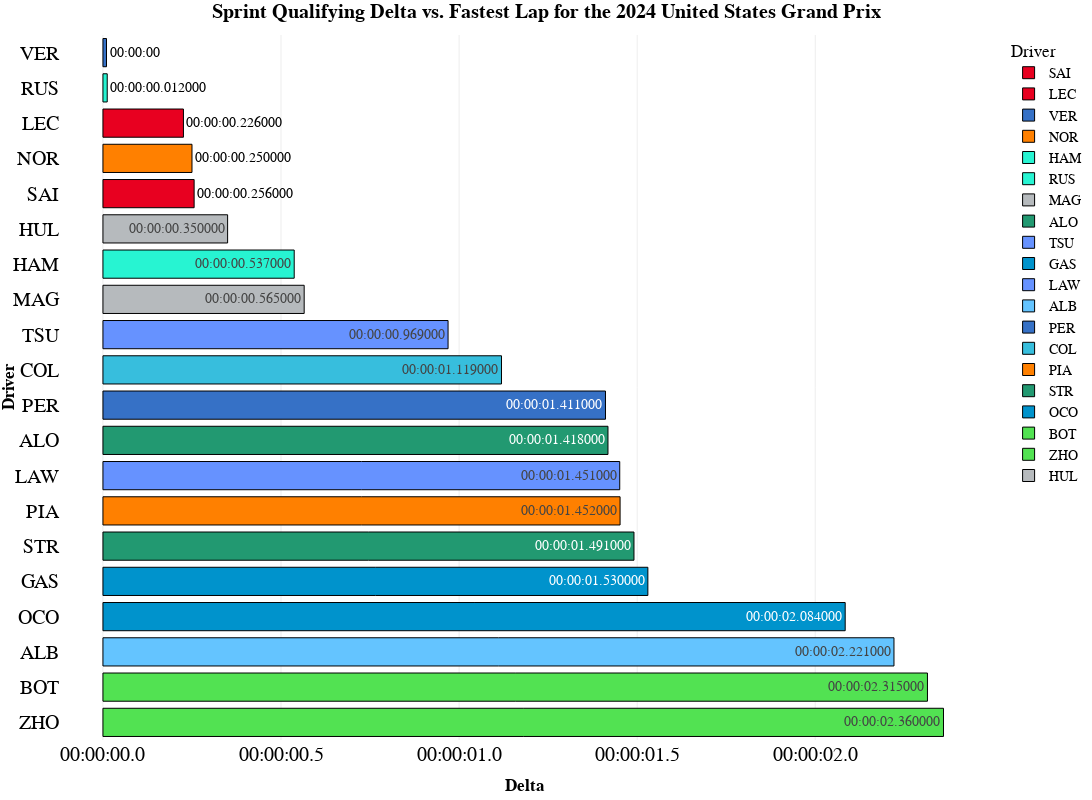

The notebook cell saved with this chart:
### Code cell
fig=px.bar(
    track_fastest,
    y="Driver",
    x='LapTimeDelta',
    text='LapTimeDelta2',
    orientation='h',
    color='Driver',
    template="presentation",
    hover_data=['Team', 'Year', 'GP','LapTime', 'LapNumber','Sector1Time', 'Sector2Time', 'Sector3Time',
       'Compound', 'TyreLife', 'FreshTyre'],
    title="<b>Sprint Qualifying Delta vs. Fastest Lap for the {} {}</b>".format(year,gp),
    height=800, 
    width=1200,

color_discrete_map={
                 "ALB": "#64C4FF",
                 "ALO": "#229971",
                 "BOT": "#52e252",
                 "COL": "#37BEDD",
                 "GAS": "#0093cc",
                 "HAM": "#27F4D2",
                 "HUL": "#B6BABD",
                 "LAW": "#6692FF",
                 "LEC": "#E80020",
                 "MAG": "#B6BABD",
                 "NOR": "#FF8000",
                 "OCO": "#0093cc",
                 "PER": "#3671C6",
                 "PIA": "#FF8000",
                 "RIC": "#6692FF",
                 "RUS": "#27F4D2",
                 "SAI": "#E80020",
                 "SAR": "#37BEDD",
                 "STR": "#229971",
                 "TSU": "#6692FF",
                 "VER": "#3671C6",
                 "ZHO": "#52e252"
                 }
)
fig.update_layout(
    yaxis = dict(tickfont = dict(size=20)),
    xaxis = dict(tickfont = dict(size=20)),

    xaxis_title="<b>Delta</b>",
    yaxis_title="<b>Driver</b>",
    title_font_family="<b>PT Sans Narrow</b>",

)

fig.update_layout(xaxis_tickformat='%H:%M:%S.%f')

fig.update_traces(marker_line_width=1,marker_line_color="BLACK")

fig.update_layout(yaxis={'categoryorder':'total descending'})

fig.update_traces(textposition='auto')

fig.update_layout(
    title_x=0.5,
    hoverlabel=dict(
        bgcolor="white",
        font_size=16,
        font_family="PT Sans Narrow"
    ),
    yaxis = dict(tickfont = dict(size=20)),
    xaxis = dict(tickfont = dict(size=20)),
    font=dict(
        family="PT Sans Narrow",
        size=14,
        color="Black"
    ),
    title_font_family="PT Sans Narrow",
    margin=dict(l=60, r=5, t=35, b=60),
)
fig.show()

### Figure 1 — Plotly figure (JSON) as saved in the notebook; plotly's stock layout.template omitted (floating-point values rounded to 4 significant figures)
{"data": [{"alignmentgroup": "True", "customdata": [["Ferrari", 2024, "United States Grand Prix", "0 days 00:01:33.089000", 11, "0 days 00:00:25.189000", "0 days 00:00:37.340000", "0 days 00:00:30.560000", "SOFT", 2, "True"]], "hovertemplate": "Driver=%{y}<br>LapTimeDelta=%{x}<br>LapTimeDelta2=%{text}<br>Team=%{customdata[0]}<br>Year=%{customdata[1]}<br>GP=%{customdata[2]}<br>LapTime=%{customdata[3]}<br>LapNumber=%{customdata[4]}<br>Sector1Time=%{customdata[5]}<br>Sector2Time=%{customdata[6]}<br>Sector3Time=%{customdata[7]}<br>Compound=%{customdata[8]}<br>TyreLife=%{customdata[9]}<br>FreshTyre=%{customdata[10]}<extra></extra>", "legendgroup": "SAI", "marker": {"color": "#E80020", "line": {"color": "BLACK", "width": 1}, "pattern": {"shape": ""}}, "name": "SAI", "offsetgroup": "SAI", "orientation": "h", "showlegend": true, "text": ["00:00:00.256000"], "textposition": "auto", "type": "bar", "x": ["1970-01-01T00:00:00.256000"], "xaxis": "x", "y": ["SAI"], "yaxis": "y"}, {"alignmentgroup": "True", "customdata": [["Ferrari", 2024, "United States Grand Prix", "0 days 00:01:33.059000", 11, "0 days 00:00:25.288000", "0 days 00:00:37.287000", "0 days 00:00:30.484000", "SOFT", 2, "True"]], "hovertemplate": "Driver=%{y}<br>LapTimeDelta=%{x}<br>LapTimeDelta2=%{text}<br>Team=%{customdata[0]}<br>Year=%{customdata[1]}<br>GP=%{customdata[2]}<br>LapTime=%{customdata[3]}<br>LapNumber=%{customdata[4]}<br>Sector1Time=%{customdata[5]}<br>Sector2Time=%{customdata[6]}<br>Sector3Time=%{customdata[7]}<br>Compound=%{customdata[8]}<br>TyreLife=%{customdata[9]}<br>FreshTyre=%{customdata[10]}<extra></extra>", "legendgroup": "LEC", "marker": {"color": "#E80020", "line": {"color": "BLACK", "width": 1}, "pattern": {"shape": ""}}, "name": "LEC", "offsetgroup": "LEC", "orientation": "h", "showlegend": true, "text": ["00:00:00.226000"], "textposition": "auto", "type": "bar", "x": ["1970-01-01T00:00:00.226000"], "xaxis": "x", "y": ["LEC"], "yaxis": "y"}, {"alignmentgroup": "True", "customdata": [["Red Bull Racing", 2024, "United States Grand Prix", "0 days 00:01:32.833000", 11, "0 days 00:00:25.001000", "0 days 00:00:37.309000", "0 days 00:00:30.523000", "SOFT", 2, "True"]], "hovertemplate": "Driver=%{y}<br>LapTimeDelta=%{x}<br>LapTimeDelta2=%{text}<br>Team=%{customdata[0]}<br>Year=%{customdata[1]}<br>GP=%{customdata[2]}<br>LapTime=%{customdata[3]}<br>LapNumber=%{customdata[4]}<br>Sector1Time=%{customdata[5]}<br>Sector2Time=%{customdata[6]}<br>Sector3Time=%{customdata[7]}<br>Compound=%{customdata[8]}<br>TyreLife=%{customdata[9]}<br>FreshTyre=%{customdata[10]}<extra></extra>", "legendgroup": "VER", "marker": {"color": "#3671C6", "line": {"color": "BLACK", "width": 1}, "pattern": {"shape": ""}}, "name": "VER", "offsetgroup": "VER", "orientation": "h", "showlegend": true, "text": ["00:00:00"], "textposition": "auto", "type": "bar", "x": ["1970-01-01T00:00:00.010000"], "xaxis": "x", "y": ["VER"], "yaxis": "y"}, {"alignmentgroup": "True", "customdata": [["McLaren", 2024, "United States Grand Prix", "0 days 00:01:33.083000", 13, "0 days 00:00:25.177000", "0 days 00:00:37.173000", "0 days 00:00:30.733000", "SOFT", 2, "True"]], "hovertemplate": "Driver=%{y}<br>LapTimeDelta=%{x}<br>LapTimeDelta2=%{text}<br>Team=%{customdata[0]}<br>Year=%{customdata[1]}<br>GP=%{customdata[2]}<br>LapTime=%{customdata[3]}<br>LapNumber=%{customdata[4]}<br>Sector1Time=%{customdata[5]}<br>Sector2Time=%{customdata[6]}<br>Sector3Time=%{customdata[7]}<br>Compound=%{customdata[8]}<br>TyreLife=%{customdata[9]}<br>FreshTyre=%{customdata[10]}<extra></extra>", "legendgroup": "NOR", "marker": {"color": "#FF8000", "line": {"color": "BLACK", "width": 1}, "pattern": {"shape": ""}}, "name": "NOR", "offsetgroup": "NOR", "orientation": "h", "showlegend": true, "text": ["00:00:00.250000"], "textposition": "auto", "type": "bar", "x": ["1970-01-01T00:00:00.250000"], "xaxis": "x", "y": ["NOR"], "yaxis": "y"}, {"alignmentgroup": "True", "customdata": [["Mercedes", 2024, "United States Grand Prix", "0 days 00:01:33.370000", 7, "0 days 00:00:25.111000", "0 days 00:00:37.398000", "0 days 00:00:30.861000", "MEDIUM", 2, "True"]], "hovertemplate": "Driver=%{y}<br>LapTimeDelta=%{x}<br>LapTimeDelta2=%{text}<br>Team=%{customdata[0]}<br>Year=%{customdata[1]}<br>GP=%{customdata[2]}<br>LapTime=%{customdata[3]}<br>LapNumber=%{customdata[4]}<br>Sector1Time=%{customdata[5]}<br>Sector2Time=%{customdata[6]}<br>Sector3Time=%{customdata[7]}<br>Compound=%{customdata[8]}<br>TyreLife=%{customdata[9]}<br>FreshTyre=%{customdata[10]}<extra></extra>", "legendgroup": "HAM", "marker": {"color": "#27F4D2", "line": {"color": "BLACK", "width": 1}, "pattern": {"shape": ""}}, "name": "HAM", "offsetgroup": "HAM", "orientation": "h", "showlegend": true, "text": ["00:00:00.537000"], "textposition": "auto", "type": "bar", "x": ["1970-01-01T00:00:00.537000"], "xaxis": "x", "y": ["HAM"], "yaxis": "y"}, {"alignmentgroup": "True", "customdata": [["Mercedes", 2024, "United States Grand Prix", "0 days 00:01:32.845000", 13, "0 days 00:00:25.245000", "0 days 00:00:37.114000", "0 days 00:00:30.486000", "SOFT", 2, "True"]], "hovertemplate": "Driver=%{y}<br>LapTimeDelta=%{x}<br>LapTimeDelta2=%{text}<br>Team=%{customdata[0]}<br>Year=%{customdata[1]}<br>GP=%{customdata[2]}<br>LapTime=%{customdata[3]}<br>LapNumber=%{customdata[4]}<br>Sector1Time=%{customdata[5]}<br>Sector2Time=%{customdata[6]}<br>Sector3Time=%{customdata[7]}<br>Compound=%{customdata[8]}<br>TyreLife=%{customdata[9]}<br>FreshTyre=%{customdata[10]}<extra></extra>", "legendgroup": "RUS", "marker": {"color": "#27F4D2", "line": {"color": "BLACK", "width": 1}, "pattern": {"shape": ""}}, "name": "RUS", "offsetgroup": "RUS", "orientation": "h", "showlegend": true, "text": ["00:00:00.012000"], "textposition": "auto", "type": "bar", "x": ["1970-01-01T00:00:00.012000"], "xaxis": "x", "y": ["RUS"], "yaxis": "y"}, {"alignmentgroup": "True", "customdata": [["Haas F1 Team", 2024, "United States Grand Prix", "0 days 00:01:33.398000", 13, "0 days 00:00:25.366000", "0 days 00:00:37.457000", "0 days 00:00:30.575000", "SOFT", 2, "True"]], "hovertemplate": "Driver=%{y}<br>LapTimeDelta=%{x}<br>LapTimeDelta2=%{text}<br>Team=%{customdata[0]}<br>Year=%{customdata[1]}<br>GP=%{customdata[2]}<br>LapTime=%{customdata[3]}<br>LapNumber=%{customdata[4]}<br>Sector1Time=%{customdata[5]}<br>Sector2Time=%{customdata[6]}<br>Sector3Time=%{customdata[7]}<br>Compound=%{customdata[8]}<br>TyreLife=%{customdata[9]}<br>FreshTyre=%{customdata[10]}<extra></extra>", "legendgroup": "MAG", "marker": {"color": "#B6BABD", "line": {"color": "BLACK", "width": 1}, "pattern": {"shape": ""}}, "name": "MAG", "offsetgroup": "MAG", "orientation": "h", "showlegend": true, "text": ["00:00:00.565000"], "textposition": "auto", "type": "bar", "x": ["1970-01-01T00:00:00.565000"], "xaxis": "x", "y": ["MAG"], "yaxis": "y"}, {"alignmentgroup": "True", "customdata": [["Aston Martin", 2024, "United States Grand Prix", "0 days 00:01:34.251000", 8, "0 days 00:00:25.457000", "0 days 00:00:37.478000", "0 days 00:00:31.316000", "MEDIUM", 2, "True"]], "hovertemplate": "Driver=%{y}<br>LapTimeDelta=%{x}<br>LapTimeDelta2=%{text}<br>Team=%{customdata[0]}<br>Year=%{customdata[1]}<br>GP=%{customdata[2]}<br>LapTime=%{customdata[3]}<br>LapNumber=%{customdata[4]}<br>Sector1Time=%{customdata[5]}<br>Sector2Time=%{customdata[6]}<br>Sector3Time=%{customdata[7]}<br>Compound=%{customdata[8]}<br>TyreLife=%{customdata[9]}<br>FreshTyre=%{customdata[10]}<extra></extra>", "legendgroup": "ALO", "marker": {"color": "#229971", "line": {"color": "BLACK", "width": 1}, "pattern": {"shape": ""}}, "name": "ALO", "offsetgroup": "ALO", "orientation": "h", "showlegend": true, "text": ["00:00:01.418000"], "textposition": "auto", "type": "bar", "x": ["1970-01-01T00:00:01.418000"], "xaxis": "x", "y": ["ALO"], "yaxis": "y"}, {"alignmentgroup": "True", "customdata": [["RB", 2024, "United States Grand Prix", "0 days 00:01:33.802000", 11, "0 days 00:00:25.316000", "0 days 00:00:37.500000", "0 days 00:00:30.986000", "SOFT", 2, "True"]], "hovertemplate": "Driver=%{y}<br>LapTimeDelta=%{x}<br>LapTimeDelta2=%{text}<br>Team=%{customdata[0]}<br>Year=%{customdata[1]}<br>GP=%{customdata[2]}<br>LapTime=%{customdata[3]}<br>LapNumber=%{customdata[4]}<br>Sector1Time=%{customdata[5]}<br>Sector2Time=%{customdata[6]}<br>Sector3Time=%{customdata[7]}<br>Compound=%{customdata[8]}<br>TyreLife=%{customdata[9]}<br>FreshTyre=%{customdata[10]}<extra></extra>", "legendgroup": "TSU", "marker": {"color": "#6692FF", "line": {"color": "BLACK", "width": 1}, "pattern": {"shape": ""}}, "name": "TSU", "offsetgroup": "TSU", "orientation": "h", "showlegend": true, "text": ["00:00:00.969000"], "textposition": "auto", "type": "bar", "x": ["1970-01-01T00:00:00.969000"], "xaxis": "x", "y": ["TSU"], "yaxis": "y"}, {"alignmentgroup": "True", "customdata": [["Alpine", 2024, "United States Grand Prix", "0 days 00:01:34.363000", 8, "0 days 00:00:25.390000", "0 days 00:00:37.821000", "0 days 00:00:31.152000", "MEDIUM", 2, "True"]], "hovertemplate": "Driver=%{y}<br>LapTimeDelta=%{x}<br>LapTimeDelta2=%{text}<br>Team=%{customdata[0]}<br>Year=%{customdata[1]}<br>GP=%{customdata[2]}<br>LapTime=%{customdata[3]}<br>LapNumber=%{customdata[4]}<br>Sector1Time=%{customdata[5]}<br>Sector2Time=%{customdata[6]}<br>Sector3Time=%{customdata[7]}<br>Compound=%{customdata[8]}<br>TyreLife=%{customdata[9]}<br>FreshTyre=%{customdata[10]}<extra></extra>", "legendgroup": "GAS", "marker": {"color": "#0093cc", "line": {"color": "BLACK", "width": 1}, "pattern": {"shape": ""}}, "name": "GAS", "offsetgroup": "GAS", "orientation": "h", "showlegend": true, "text": ["00:00:01.530000"], "textposition": "auto", "type": "bar", "x": ["1970-01-01T00:00:01.530000"], "xaxis": "x", "y": ["GAS"], "yaxis": "y"}, {"alignmentgroup": "True", "customdata": [["RB", 2024, "United States Grand Prix", "0 days 00:01:34.284000", 8, "0 days 00:00:25.485000", "0 days 00:00:37.687000", "0 days 00:00:31.112000", "MEDIUM", 2, "True"]], "hovertemplate": "Driver=%{y}<br>LapTimeDelta=%{x}<br>LapTimeDelta2=%{text}<br>Team=%{customdata[0]}<br>Year=%{customdata[1]}<br>GP=%{customdata[2]}<br>LapTime=%{customdata[3]}<br>LapNumber=%{customdata[4]}<br>Sector1Time=%{customdata[5]}<br>Sector2Time=%{customdata[6]}<br>Sector3Time=%{customdata[7]}<br>Compound=%{customdata[8]}<br>TyreLife=%{customdata[9]}<br>FreshTyre=%{customdata[10]}<extra></extra>", "legendgroup": "LAW", "marker": {"color": "#6692FF", "line": {"color": "BLACK", "width": 1}, "pattern": {"shape": ""}}, "name": "LAW", "offsetgroup": "LAW", "orientation": "h", "showlegend": true, "text": ["00:00:01.451000"], "textposition": "auto", "type": "bar", "x": ["1970-01-01T00:00:01.451000"], "xaxis": "x", "y": ["LAW"], "yaxis": "y"}, {"alignmentgroup": "True", "customdata": [["Williams", 2024, "United States Grand Prix", "0 days 00:01:35.054000", 2, "0 days 00:00:25.585000", "0 days 00:00:38.124000", "0 days 00:00:31.345000", "MEDIUM", 2, "True"]], "hovertemplate": "Driver=%{y}<br>LapTimeDelta=%{x}<br>LapTimeDelta2=%{text}<br>Team=%{customdata[0]}<br>Year=%{customdata[1]}<br>GP=%{customdata[2]}<br>LapTime=%{customdata[3]}<br>LapNumber=%{customdata[4]}<br>Sector1Time=%{customdata[5]}<br>Sector2Time=%{customdata[6]}<br>Sector3Time=%{customdata[7]}<br>Compound=%{customdata[8]}<br>TyreLife=%{customdata[9]}<br>FreshTyre=%{customdata[10]}<extra></extra>", "legendgroup": "ALB", "marker": {"color": "#64C4FF", "line": {"color": "BLACK", "width": 1}, "pattern": {"shape": ""}}, "name": "ALB", "offsetgroup": "ALB", "orientation": "h", "showlegend": true, "text": ["00:00:02.221000"], "textposition": "auto", "type": "bar", "x": ["1970-01-01T00:00:02.221000"], "xaxis": "x", "y": ["ALB"], "yaxis": "y"}, {"alignmentgroup": "True", "customdata": [["Red Bull Racing", 2024, "United States Grand Prix", "0 days 00:01:34.244000", 8, "0 days 00:00:25.457000", "0 days 00:00:37.779000", "0 days 00:00:31.008000", "MEDIUM", 2, "True"]], "hovertemplate": "Driver=%{y}<br>LapTimeDelta=%{x}<br>LapTimeDelta2=%{text}<br>Team=%{customdata[0]}<br>Year=%{customdata[1]}<br>GP=%{customdata[2]}<br>LapTime=%{customdata[3]}<br>LapNumber=%{customdata[4]}<br>Sector1Time=%{customdata[5]}<br>Sector2Time=%{customdata[6]}<br>Sector3Time=%{customdata[7]}<br>Compound=%{customdata[8]}<br>TyreLife=%{customdata[9]}<br>FreshTyre=%{customdata[10]}<extra></extra>", "legendgroup": "PER", "marker": {"color": "#3671C6", "line": {"color": "BLACK", "width": 1}, "pattern": {"shape": ""}}, "name": "PER", "offsetgroup": "PER", "orientation": "h", "showlegend": true, "text": ["00:00:01.411000"], "textposition": "auto", "type": "bar", "x": ["1970-01-01T00:00:01.411000"], "xaxis": "x", "y": ["PER"], "yaxis": "y"}, {"alignmentgroup": "True", "customdata": [["Williams", 2024, "United States Grand Prix", "0 days 00:01:33.952000", 8, "0 days 00:00:25.373000", "0 days 00:00:37.691000", "0 days 00:00:30.888000", "MEDIUM", 2, "True"]], "hovertemplate": "Driver=%{y}<br>LapTimeDelta=%{x}<br>LapTimeDelta2=%{text}<br>Team=%{customdata[0]}<br>Year=%{customdata[1]}<br>GP=%{customdata[2]}<br>LapTime=%{customdata[3]}<br>LapNumber=%{customdata[4]}<br>Sector1Time=%{customdata[5]}<br>Sector2Time=%{customdata[6]}<br>Sector3Time=%{customdata[7]}<br>Compound=%{customdata[8]}<br>TyreLife=%{customdata[9]}<br>FreshTyre=%{customdata[10]}<extra></extra>", "legendgroup": "COL", "marker": {"color": "#37BEDD", "line": {"color": "BLACK", "width": 1}, "pattern": {"shape": ""}}, "name": "COL", "offsetgroup": "COL", "orientation": "h", "showlegend": true, "text": ["00:00:01.119000"], "textposition": "auto", "type": "bar", "x": ["1970-01-01T00:00:01.119000"], "xaxis": "x", "y": ["COL"], "yaxis": "y"}, {"alignmentgroup": "True", "customdata": [["McLaren", 2024, "United States Grand Prix", "0 days 00:01:34.285000", 5, "0 days 00:00:25.518000", "0 days 00:00:37.704000", "0 days 00:00:31.063000", "MEDIUM", 5, "True"]], "hovertemplate": "Driver=%{y}<br>LapTimeDelta=%{x}<br>LapTimeDelta2=%{text}<br>Team=%{customdata[0]}<br>Year=%{customdata[1]}<br>GP=%{customdata[2]}<br>LapTime=%{customdata[3]}<br>LapNumber=%{customdata[4]}<br>Sector1Time=%{customdata[5]}<br>Sector2Time=%{customdata[6]}<br>Sector3Time=%{customdata[7]}<br>Compound=%{customdata[8]}<br>TyreLife=%{customdata[9]}<br>FreshTyre=%{customdata[10]}<extra></extra>", "legendgroup": "PIA", "marker": {"color": "#FF8000", "line": {"color": "BLACK", "width": 1}, "pattern": {"shape": ""}}, "name": "PIA", "offsetgroup": "PIA", "orientation": "h", "showlegend": true, "text": ["00:00:01.452000"], "textposition": "auto", "type": "bar", "x": ["1970-01-01T00:00:01.452000"], "xaxis": "x", "y": ["PIA"], "yaxis": "y"}, {"alignmentgroup": "True", "customdata": [["Aston Martin", 2024, "United States Grand Prix", "0 days 00:01:34.324000", 5, "0 days 00:00:25.451000", "0 days 00:00:37.634000", "0 days 00:00:31.239000", "MEDIUM", 5, "True"]], "hovertemplate": "Driver=%{y}<br>LapTimeDelta=%{x}<br>LapTimeDelta2=%{text}<br>Team=%{customdata[0]}<br>Year=%{customdata[1]}<br>GP=%{customdata[2]}<br>LapTime=%{customdata[3]}<br>LapNumber=%{customdata[4]}<br>Sector1Time=%{customdata[5]}<br>Sector2Time=%{customdata[6]}<br>Sector3Time=%{customdata[7]}<br>Compound=%{customdata[8]}<br>TyreLife=%{customdata[9]}<br>FreshTyre=%{customdata[10]}<extra></extra>", "legendgroup": "STR", "marker": {"color": "#229971", "line": {"color": "BLACK", "width": 1}, "pattern": {"shape": ""}}, "name": "STR", "offsetgroup": "STR", "orientation": "h", "showlegend": true, "text": ["00:00:01.491000"], "textposition": "auto", "type": "bar", "x": ["1970-01-01T00:00:01.491000"], "xaxis": "x", "y": ["STR"], "yaxis": "y"}, {"alignmentgroup": "True", "customdata": [["Alpine", 2024, "United States Grand Prix", "0 days 00:01:34.917000", 5, "0 days 00:00:25.638000", "0 days 00:00:38.063000", "0 days 00:00:31.216000", "MEDIUM", 5, "False"]], "hovertemplate": "Driver=%{y}<br>LapTimeDelta=%{x}<br>LapTimeDelta2=%{text}<br>Team=%{customdata[0]}<br>Year=%{customdata[1]}<br>GP=%{customdata[2]}<br>LapTime=%{customdata[3]}<br>LapNumber=%{customdata[4]}<br>Sector1Time=%{customdata[5]}<br>Sector2Time=%{customdata[6]}<br>Sector3Time=%{customdata[7]}<br>Compound=%{customdata[8]}<br>TyreLife=%{customdata[9]}<br>FreshTyre=%{customdata[10]}<extra></extra>", "legendgroup": "OCO", "marker": {"color": "#0093cc", "line": {"color": "BLACK", "width": 1}, "pattern": {"shape": ""}}, "name": "OCO", "offsetgroup": "OCO", "orientation": "h", "showlegend": true, "text": ["00:00:02.084000"], "textposition": "auto", "type": "bar", "x": ["1970-01-01T00:00:02.084000"], "xaxis": "x", "y": ["OCO"], "yaxis": "y"}, {"alignmentgroup": "True", "customdata": [["Kick Sauber", 2024, "United States Grand Prix", "0 days 00:01:35.148000", 5, "0 days 00:00:25.743000", "0 days 00:00:38.175000", "0 days 00:00:31.230000", "MEDIUM", 5, "False"]], "hovertemplate": "Driver=%{y}<br>LapTimeDelta=%{x}<br>LapTimeDelta2=%{text}<br>Team=%{customdata[0]}<br>Year=%{customdata[1]}<br>GP=%{customdata[2]}<br>LapTime=%{customdata[3]}<br>LapNumber=%{customdata[4]}<br>Sector1Time=%{customdata[5]}<br>Sector2Time=%{customdata[6]}<br>Sector3Time=%{customdata[7]}<br>Compound=%{customdata[8]}<br>TyreLife=%{customdata[9]}<br>FreshTyre=%{customdata[10]}<extra></extra>", "legendgroup": "BOT", "marker": {"color": "#52e252", "line": {"color": "BLACK", "width": 1}, "pattern": {"shape": ""}}, "name": "BOT", "offsetgroup": "BOT", "orientation": "h", "showlegend": true, "text": ["00:00:02.315000"], "textposition": "auto", "type": "bar", "x": ["1970-01-01T00:00:02.315000"], "xaxis": "x", "y": ["BOT"], "yaxis": "y"}, {"alignmentgroup": "True", "customdata": [["Kick Sauber", 2024, "United States Grand Prix", "0 days 00:01:35.193000", 5, "0 days 00:00:25.772000", "0 days 00:00:38.170000", "0 days 00:00:31.251000", "MEDIUM", 5, "False"]], "hovertemplate": "Driver=%{y}<br>LapTimeDelta=%{x}<br>LapTimeDelta2=%{text}<br>Team=%{customdata[0]}<br>Year=%{customdata[1]}<br>GP=%{customdata[2]}<br>LapTime=%{customdata[3]}<br>LapNumber=%{customdata[4]}<br>Sector1Time=%{customdata[5]}<br>Sector2Time=%{customdata[6]}<br>Sector3Time=%{customdata[7]}<br>Compound=%{customdata[8]}<br>TyreLife=%{customdata[9]}<br>FreshTyre=%{customdata[10]}<extra></extra>", "legendgroup": "ZHO", "marker": {"color": "#52e252", "line": {"color": "BLACK", "width": 1}, "pattern": {"shape": ""}}, "name": "ZHO", "offsetgroup": "ZHO", "orientation": "h", "showlegend": true, "text": ["00:00:02.360000"], "textposition": "auto", "type": "bar", "x": ["1970-01-01T00:00:02.360000"], "xaxis": "x", "y": ["ZHO"], "yaxis": "y"}, {"alignmentgroup": "True", "customdata": [["Haas F1 Team", 2024, "United States Grand Prix", "0 days 00:01:33.183000", 13, "0 days 00:00:25.321000", "0 days 00:00:37.378000", "0 days 00:00:30.484000", "SOFT", 8, "False"]], "hovertemplate": "Driver=%{y}<br>LapTimeDelta=%{x}<br>LapTimeDelta2=%{text}<br>Team=%{customdata[0]}<br>Year=%{customdata[1]}<br>GP=%{customdata[2]}<br>LapTime=%{customdata[3]}<br>LapNumber=%{customdata[4]}<br>Sector1Time=%{customdata[5]}<br>Sector2Time=%{customdata[6]}<br>Sector3Time=%{customdata[7]}<br>Compound=%{customdata[8]}<br>TyreLife=%{customdata[9]}<br>FreshTyre=%{customdata[10]}<extra></extra>", "legendgroup": "HUL", "marker": {"color": "#B6BABD", "line": {"color": "BLACK", "width": 1}, "pattern": {"shape": ""}}, "name": "HUL", "offsetgroup": "HUL", "orientation": "h", "showlegend": true, "text": ["00:00:00.350000"], "textposition": "auto", "type": "bar", "x": ["1970-01-01T00:00:00.350000"], "xaxis": "x", "y": ["HUL"], "yaxis": "y"}], "layout": {"barmode": "relative", "font": {"color": "Black", "family": "PT Sans Narrow", "size": 14}, "height": 800, "hoverlabel": {"bgcolor": "white", "font": {"family": "PT Sans Narrow", "size": 16}}, "legend": {"title": {"text": "Driver"}, "tracegroupgap": 0}, "margin": {"b": 60, "l": 60, "r": 5, "t": 35}, "title": {"font": {"family": "PT Sans Narrow"}, "text": "<b>Sprint Qualifying Delta vs. Fastest Lap for the 2024 United States Grand Prix</b>", "x": 0.5}, "width": 1200, "xaxis": {"anchor": "y", "domain": [0, 1], "tickfont": {"size": 20}, "tickformat": "%H:%M:%S.%f", "title": {"text": "<b>Delta</b>"}}, "yaxis": {"anchor": "x", "categoryarray": ["HUL", "ZHO", "BOT", "OCO", "STR", "PIA", "COL", "PER", "ALB", "LAW", "GAS", "TSU", "ALO", "MAG", "RUS", "HAM", "NOR", "VER", "LEC", "SAI"], "categoryorder": "total descending", "domain": [0, 1], "tickfont": {"size": 20}, "title": {"text": "<b>Driver</b>"}}}}
